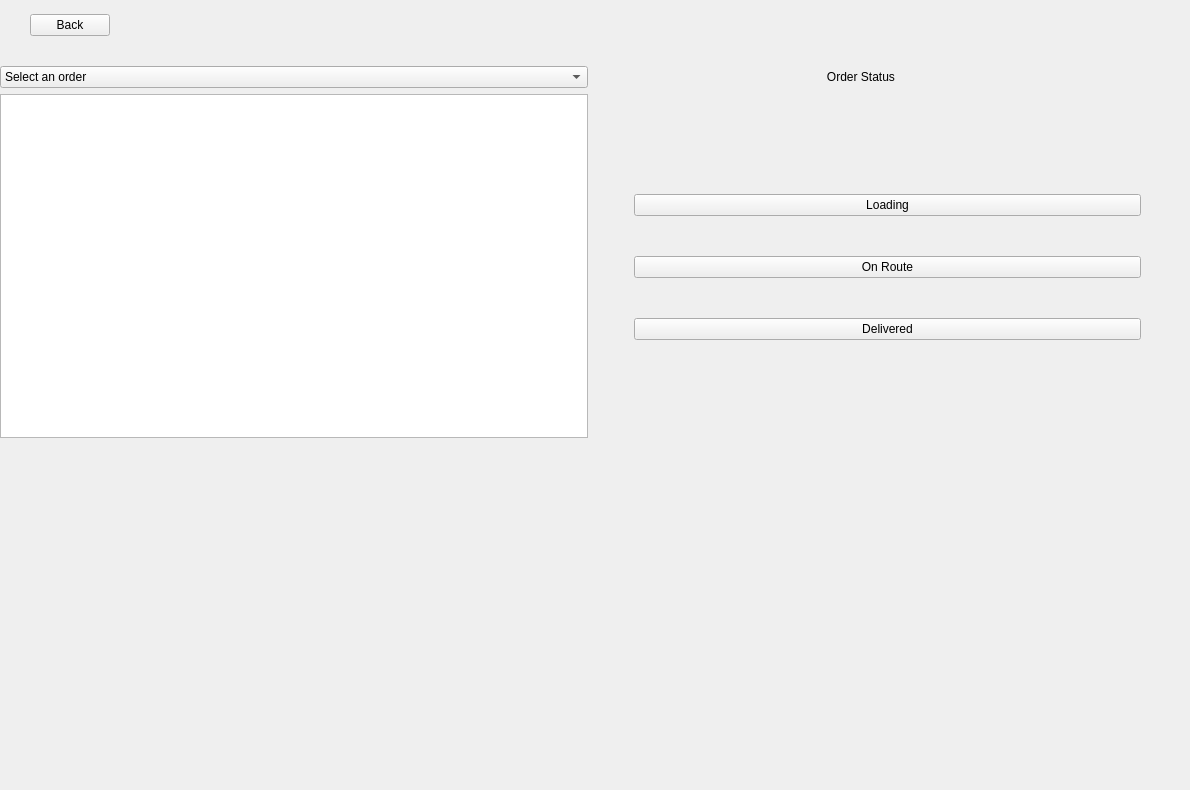
      <widget class="QWidget" name="orderStatus">
       <widget class="QWidget" name="gridLayoutWidget_5">
        <property name="geometry">
         <rect>
          <x>0</x>
          <y>60</y>
          <width>1181</width>
          <height>721</height>
         </rect>
        </property>
        <layout class="QGridLayout" name="homeButtons_3">
         <item row="9" column="1">
          <layout class="QVBoxLayout" name="verticalLayout_16" stretch="2,2,0,2">
           <property name="spacing">
            <number>40</number>
           </property>
           <property name="leftMargin">
            <number>40</number>
           </property>
           <property name="topMargin">
            <number>100</number>
           </property>
           <property name="rightMargin">
            <number>40</number>
           </property>
           <item>
            <widget class="QPushButton" name="loadingBTN">
             <property name="text">
              <string>Loading</string>
             </property>
            </widget>
           </item>
           <item>
            <widget class="QPushButton" name="onRouteBTN">
             <property name="text">
              <string>On Route</string>
             </property>
            </widget>
           </item>
           <item>
            <widget class="QPushButton" name="deliveredBTN">
             <property name="text">
              <string>Delivered</string>
             </property>
            </widget>
           </item>
           <item>
            <spacer name="horizontalSpacer_6">
             <property name="orientation">
              <enum>Qt::Horizontal</enum>
             </property>
             <property name="sizeHint" stdset="0">
              <size>
               <width>40</width>
               <height>20</height>
              </size>
             </property>
            </spacer>
           </item>
          </layout>
         </item>
         <item row="2" column="0">
          <widget class="QWidget" name="widget_3" native="true"/>
         </item>
         <item row="9" column="0">
          <widget class="QTextEdit" name="assignedOrderDetails"/>
         </item>
         <item row="3" column="0">
          <widget class="QComboBox" name="assignedOrders">
           <item>
            <property name="text">
             <string>Select an order</string>
            </property>
           </item>
          </widget>
         </item>
         <item row="12" column="0">
          <spacer name="verticalSpacer_8">
           <property name="orientation">
            <enum>Qt::Vertical</enum>
           </property>
           <property name="sizeHint" stdset="0">
            <size>
             <width>20</width>
             <height>40</height>
            </size>
           </property>
          </spacer>
         </item>
         <item row="3" column="1">
          <widget class="QLabel" name="label_7">
           <property name="text">
            <string>                                                                      Order Status</string>
           </property>
          </widget>
         </item>
        </layout>
       </widget>
       <widget class="QWidget" name="horizontalLayoutWidget_4">
        <property name="geometry">
         <rect>
          <x>30</x>
          <y>0</y>
          <width>1121</width>
          <height>51</height>
         </rect>
        </property>
        <layout class="QHBoxLayout" name="horizontalLayout_4">
         <item>
          <widget class="QPushButton" name="backBTN_2">
           <property name="text">
            <string>Back</string>
           </property>
          </widget>
         </item>
         <item>
          <spacer name="horizontalSpacer_7">
           <property name="orientation">
            <enum>Qt::Horizontal</enum>
           </property>
           <property name="sizeHint" stdset="0">
            <size>
             <width>40</width>
             <height>20</height>
            </size>
           </property>
          </spacer>
         </item>
        </layout>
       </widget>
      </widget>
